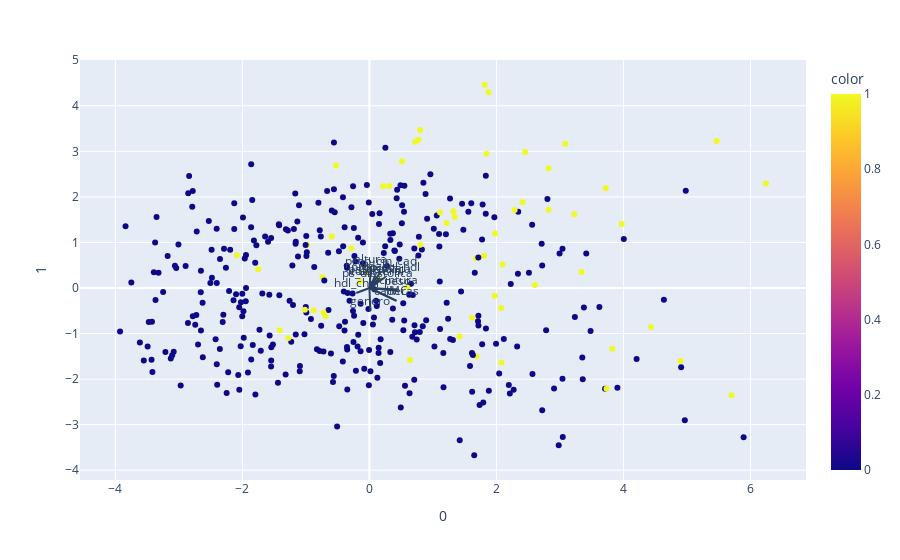

The notebook cell saved with this chart:
### Code cell
fig = px.scatter(X_pca_pd, x=0, y=1, color=df['diabetes'])
for i, feature in enumerate(features):
    fig.add_shape(
        type='line',
        x0=0, y0=0,
        x1=projection_matrix[i, 0],
        y1=projection_matrix[i, 1]
    )
    fig.add_annotation(
        x=projection_matrix[i, 0],
        y=projection_matrix[i, 1],
        ax=0, ay=0,
        xanchor="center",
        yanchor="bottom",
        text=feature,
    )
fig.show()

### Figure 1 — Plotly figure (JSON) as saved in the notebook; plotly's stock layout.template omitted (floating-point values rounded to 4 significant figures; data arrays with more than 128 entries replaced by an {"elided": "..."} marker saying what was removed)
{"data": [{"hovertemplate": "0=%{x}<br>1=%{y}<br>color=%{marker.color}<extra></extra>", "legendgroup": "", "marker": {"color": {"elided": "390 int values"}, "coloraxis": "coloraxis", "symbol": "circle"}, "mode": "markers", "name": "", "orientation": "v", "showlegend": false, "type": "scatter", "x": {"elided": "390 float values"}, "xaxis": "x", "y": {"elided": "390 float values"}, "yaxis": "y"}], "layout": {"annotations": [{"ax": 0, "ay": 0, "text": "colesterol", "x": 0.1189, "xanchor": "center", "y": 0.1469, "yanchor": "bottom"}, {"ax": 0, "ay": 0, "text": "glucosa", "x": 0.1662, "xanchor": "center", "y": 0.224, "yanchor": "bottom"}, {"ax": 0, "ay": 0, "text": "hdl_chol", "x": -0.208, "xanchor": "center", "y": -0.111, "yanchor": "bottom"}, {"ax": 0, "ay": 0, "text": "prop_col_hdl", "x": 0.2532, "xanchor": "center", "y": 0.2406, "yanchor": "bottom"}, {"ax": 0, "ay": 0, "text": "edad", "x": 0.09177, "xanchor": "center", "y": 0.2699, "yanchor": "bottom"}, {"ax": 0, "ay": 0, "text": "genero", "x": 0.01389, "xanchor": "center", "y": -0.5078, "yanchor": "bottom"}, {"ax": 0, "ay": 0, "text": "altura", "x": 0.02079, "xanchor": "center", "y": 0.4211, "yanchor": "bottom"}, {"ax": 0, "ay": 0, "text": "peso", "x": 0.4405, "xanchor": "center", "y": -0.0608, "yanchor": "bottom"}, {"ax": 0, "ay": 0, "text": "IMC", "x": 0.4273, "xanchor": "center", "y": -0.2827, "yanchor": "bottom"}, {"ax": 0, "ay": 0, "text": "ps_sistolica", "x": 0.1544, "xanchor": "center", "y": 0.1939, "yanchor": "bottom"}, {"ax": 0, "ay": 0, "text": "ps_diastolica", "x": 0.1306, "xanchor": "center", "y": 0.1191, "yanchor": "bottom"}, {"ax": 0, "ay": 0, "text": "cintura", "x": 0.462, "xanchor": "center", "y": -0.03336, "yanchor": "bottom"}, {"ax": 0, "ay": 0, "text": "caderas", "x": 0.4208, "xanchor": "center", "y": -0.2756, "yanchor": "bottom"}, {"ax": 0, "ay": 0, "text": "prop_cin_cad", "x": 0.1843, "xanchor": "center", "y": 0.3708, "yanchor": "bottom"}], "coloraxis": {"colorbar": {"title": {"text": "color"}}, "colorscale": [[0, "#0d0887"], [0.1111, "#46039f"], [0.2222, "#7201a8"], [0.3333, "#9c179e"], [0.4444, "#bd3786"], [0.5556, "#d8576b"], [0.6667, "#ed7953"], [0.7778, "#fb9f3a"], [0.8889, "#fdca26"], [1, "#f0f921"]]}, "legend": {"tracegroupgap": 0}, "margin": {"t": 60}, "shapes": [{"type": "line", "x0": 0, "x1": 0.1189, "y0": 0, "y1": 0.1469}, {"type": "line", "x0": 0, "x1": 0.1662, "y0": 0, "y1": 0.224}, {"type": "line", "x0": 0, "x1": -0.208, "y0": 0, "y1": -0.111}, {"type": "line", "x0": 0, "x1": 0.2532, "y0": 0, "y1": 0.2406}, {"type": "line", "x0": 0, "x1": 0.09177, "y0": 0, "y1": 0.2699}, {"type": "line", "x0": 0, "x1": 0.01389, "y0": 0, "y1": -0.5078}, {"type": "line", "x0": 0, "x1": 0.02079, "y0": 0, "y1": 0.4211}, {"type": "line", "x0": 0, "x1": 0.4405, "y0": 0, "y1": -0.0608}, {"type": "line", "x0": 0, "x1": 0.4273, "y0": 0, "y1": -0.2827}, {"type": "line", "x0": 0, "x1": 0.1544, "y0": 0, "y1": 0.1939}, {"type": "line", "x0": 0, "x1": 0.1306, "y0": 0, "y1": 0.1191}, {"type": "line", "x0": 0, "x1": 0.462, "y0": 0, "y1": -0.03336}, {"type": "line", "x0": 0, "x1": 0.4208, "y0": 0, "y1": -0.2756}, {"type": "line", "x0": 0, "x1": 0.1843, "y0": 0, "y1": 0.3708}], "xaxis": {"anchor": "y", "domain": [0, 1], "title": {"text": "0"}}, "yaxis": {"anchor": "x", "domain": [0, 1], "title": {"text": "1"}}}}
